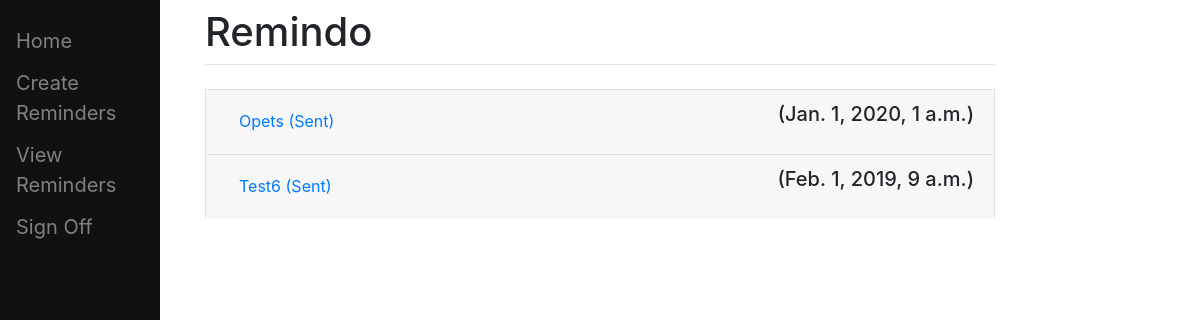
Screenshot of /remindersList/ (signed in) with the database file from the repository.
### remindo/models.py (models this page shows, shortened)
class Reminders(models.Model):
    title = models.CharField(max_length=150)
    message = models.TextField()
    delivery_time = models.DateTimeField()
    SENT_LOG = [("SEN","Sent"),("FOC","Out Of Credit"),("FID","Invalid Destination"),("SCD","Scheduled")]
    sent = models.CharField(max_length=3, choices=SENT_LOG, default="SCD")
    receiver = models.ForeignKey(settings.AUTH_USER_MODEL, on_delete=models.CASCADE, related_name='reminder_receiver')
    sender = models.ForeignKey(settings.AUTH_USER_MODEL, on_delete=models.CASCADE, related_name='reminder_sender')

### remindo/views.py (the view)
# urls.py: path("remindersList/", views.listReminder, name="remindersList"),
def listReminder(response):
    if not response.user.is_authenticated:
        return redirect("/login")
    if response.user.is_superuser:
        reminders = Reminders.objects.filter().order_by('-delivery_time')
    else:
        reminders = Reminders.objects.filter(receiver=response.user.id).order_by('-delivery_time')
    return render(response, "remindo/list_reminder.html", {"reminders":reminders})

### remindo/templates/remindo/list_reminder.html (shortened to what this page needs)
{% extends "remindo/base.html" %}
{% block content %}
 	{% for reminder in reminders %}
		<div class="accordion" id="reminder_{{reminder.id}}">
		  <div class="card">
		    <div class="card-header" id="headingOne">
		      <h5 class="mb-0">
		        <button class="btn btn-link " type="button" data-toggle="collapse" data-target="#collapse_{{reminder.id}}" aria-expanded="true" aria-controls="collapseOne">
		          {{reminder.title}} ({{reminder.get_sent_display}})
		        </button>
		       <p style="float:right">({{reminder.delivery_time}})</p>
		      </h5>
		    </div>
		  </div>
		</div>
   	{% endfor %}
{% endblock %}

### rows the page displays
Reminders: title "Opets", sent "Sent", delivery_time "Jan. 1, 2020, 1 a.m."
Reminders: title "Test6", sent "Sent", delivery_time "Feb. 1, 2019, 9 a.m."
